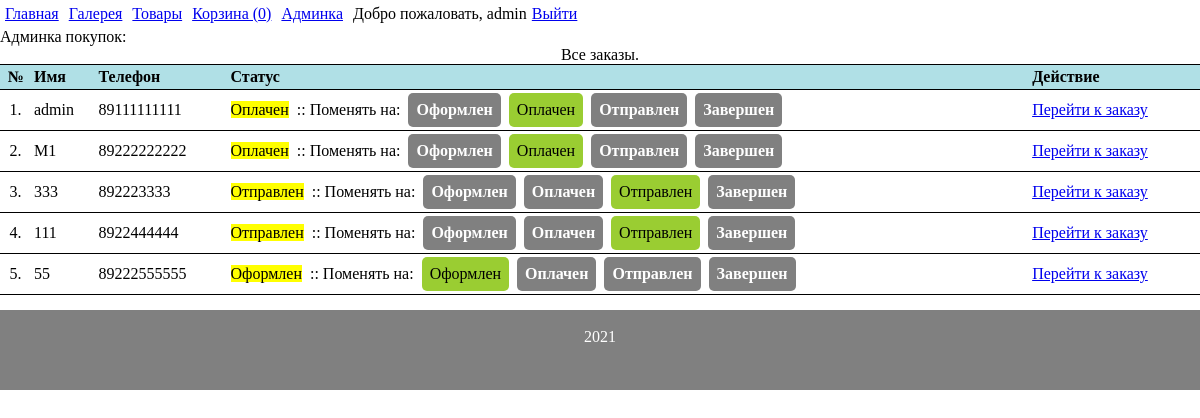
The app's page /allbuyers (signed in) with its own data.
### tables this page shows
CREATE TABLE `subbuy` (
  `id` int(11) NOT NULL,
  `id_session` varchar(255) NOT NULL,
  `name` varchar(255) NOT NULL,
  `phone` varchar(11) NOT NULL,
  `status` int(1) NOT NULL DEFAULT '1'
);

### engine/db_connections.php (called while the page is built, shortened)
<?php
function getConnect() {
    static $db = null;
    if (is_null($db)) {
        $db = @mysqli_connect(DB_HOST . ':' . DB_PORT, DB_USERNAME, DB_PASSWORD, DB_DATABASE) or die("Ошибка " . mysqli_connect_error());
    }
    return $db;
}
function getDBRequest($request) {
    $res = @mysqli_query(getConnect(), $request) or die(mysqli_error(getConnect()));
    if ($res === true) {
        $row = true;
    } else if (isset($res->num_rows)) {
        $row = mysqli_fetch_all($res, MYSQLI_ASSOC);
    } else {
        $row = false;
    }
    return $row;
}

### models/basket.php (called while the page is built, shortened)
<?php
function getSubmitBuy() {
    $result = getDBRequest("SELECT * FROM subbuy");
    return $result;
}

### engine/controller.php (called while the page is built, shortened)
<?php
function prepareVariables($url_array) {
    if ($url_array['main_page'] == "") {
        $params['page'] = 'index';
    } else {
        $params['page'] = $url_array['main_page'];
    }
    $params['countP'] = countInBasket(session_id());
    $params['username'] = hasUser($_SESSION['username'])['username'];
    $params['layout'] = 'app';
    switch ($params['page']) {
        case 'allbuyers':
            if (is_admin($_SESSION['username'])) {
                $params['page'] = implode('/', ['admin', $url_array['main_page']]);
                $res = getSubmitBuy();
                $params['phones'] = getSubmitBuyByHuman($res);
                break;
            } else {
                header('Location: /');
                die();
            }
    }
    return $params;
}

### models/users.php (called while the page is built, shortened)
<?
function secUser($user = null) {
    (is_null($user)) ? $user = $_POST['username'] : true;
    return strip_tags(htmlspecialchars(mysqli_real_escape_string(getConnect(), $user)));
}
function is_admin($user) {
    $user = secUser($user);
    $role = getDBRequest("SELECT role FROM users WHERE username='{$user}'")[0];
    return password_verify('admin', $role['role']);
}

### templates/admin/allbuyers.php (the view, shortened to what this page needs)
Админка покупок:<br>
<?php if (isset($phones)): ?>
    <table class="allOrders">
        <caption>Все заказы.</caption>
        <tr>
            <th class="text-center">№</th>
            <th>Имя</th>
            <th>Телефон</th>
            <th>Статус</th>
            <th>Действие</th>
        </tr>
<?php $i=1 ?>
    <?php foreach($phones as $phone): ?>
        <tr>
            <td class="text-center"><?=$i?>.</td>
            <td><?=$phone['name']?></td>
            <td><?=$phone['phone']?></td>
            <td>
                <mark><span id="<?=$phone['id']?>"><?=$phone['human_status']?></span></mark>&nbsp
                <?php if(is_admin($username)): ?> :: Поменять на:&nbsp
                    <span class="<?php if($phone['status'] == 1): ?>btn-yellow<?php else: ?>btn<?php endif; ?> stat" data-id="<?=$phone['id']?>/1" id="<?=$phone['id']?>/1">
                        Оформлен
                    </span>&nbsp
                    <span class="<?php if($phone['status'] == 2): ?>btn-yellow<?php else: ?>btn<?php endif; ?> stat" data-id="<?=$phone['id']?>/2" id="<?=$phone['id']?>/2">
                        Оплачен
                    </span>&nbsp
                    <span class="<?php if($phone['status'] == 3): ?>btn-yellow<?php else: ?>btn<?php endif; ?> stat" data-id="<?=$phone['id']?>/3" id="<?=$phone['id']?>/3">
                        Отправлен
                    </span>&nbsp
                    <span class="<?php if($phone['status'] == 4): ?>btn-yellow<?php else: ?>btn<?php endif; ?> stat" data-id="<?=$phone['id']?>/4" id="<?=$phone['id']?>/4">
                        Завершен
                    </span>
                <?php endif; ?>
            </td>
            <td>
                <a href="/basket/<?=$phone['id_session']?>">Перейти к заказу</a>
            </td>
        </tr>
<?php $i++ ?>
<?php endforeach; ?>
    </table>
<?php endif; ?>

### public/css/main.css (style rules this page uses)
* { margin: 0; padding: 0; }
body { display: -webkit-box; display: -ms-flexbox; display: flex; -webkit-box-orient: vertical; -webkit-box-direction: normal; -ms-flex-direction: column; flex-direction: column; }
.btn-yellow { padding: 8px; text-decoration: none; display: inline-block; background-color: yellowgreen; color: black; border-radius: 5px; text-align: center; }
.btn { padding: 8px; text-decoration: none; display: inline-block; background-color: gray; color: white; border-radius: 5px; text-align: center; font-weight: 800; }
.allOrders { text-align: left; border-collapse: collapse; }
.text-center { text-align: center; }
td, th { padding: 3px; border-bottom: 1px solid black; }
th { background: #b0e0e6; border-top: 1px solid black; }

### records on screen
subbuy: name "admin", phone "89111111111", human_status "Оплачен"
subbuy: name "M1", phone "89222222222", human_status "Оплачен"
subbuy: name "333", phone "892223333", human_status "Отправлен"
subbuy: name "111", phone "8922444444", human_status "Отправлен"
subbuy: name "55", phone "89222555555", human_status "Оформлен"

### other values on screen
$key['title'] "Главная"
$key['title'] "Галерея"
$key['title'] "Товары"
$key['title'] "Корзина ( 0 )"
$key['title'] "Админка"
$username "admin"
